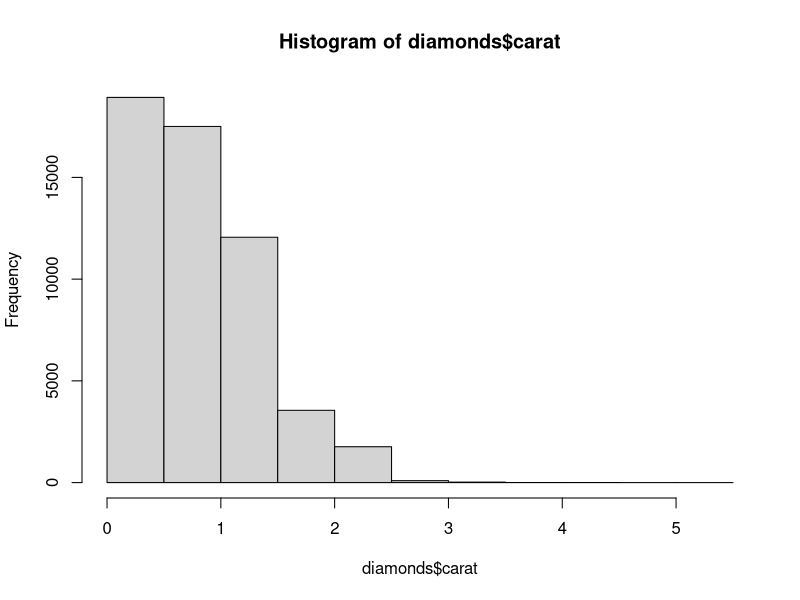
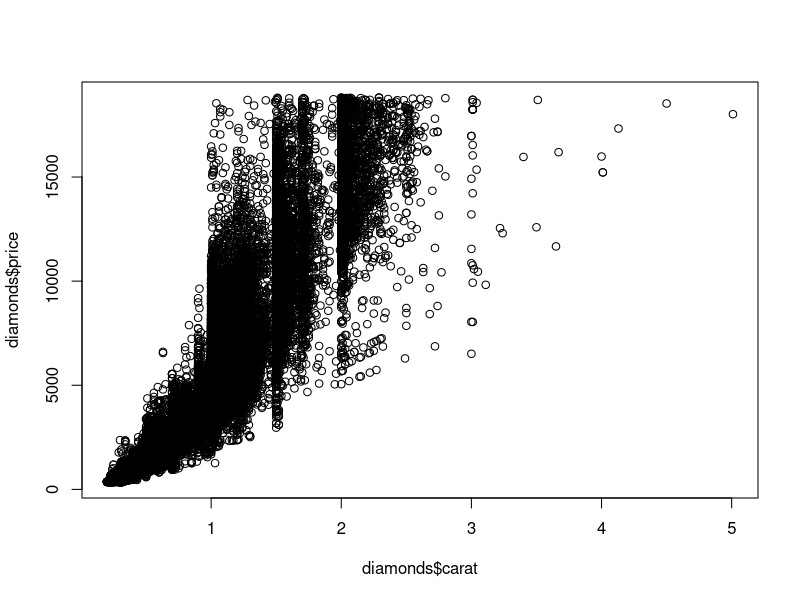

These figures' R source, in order:
library(tidyverse)

x <- c("one", "two", "three", "four", "five")
x[c(3, 2, 5)]

x[c(-1, -3, -5)]

x <- c(10, 3, NA, 5, 8, 1, NA)
x[!is.na(x)]
x[x %% 2 == 0]

x <- c(abc = 1, def = 2, xyz = 5)
x[c("xyz", "def")]

x[]

df <- tibble(
  x = 1:3, 
  y = c("a", "e", "f"), 
  z = runif(3)
)
df[1, 2]
df[, c("x" , "y")]
df[df$x > 1, ]

tb <- tibble(
  x = 1:4,
  y = c(10, 4, 1, 21)
)
tb[[1]]
tb[["x"]]
tb$x

tb$z <- tb$x + tb$y
tb

max(diamonds$carat)
diamonds |> pull(carat) |> max()

levels(diamonds$cut)
diamonds |> pull(cut) |> levels()

l <- list(
  a = 1:3, 
  b = "a string", 
  c = pi, 
  d = list(-1, -5)
)
str(l[1:2])
str(l[1])
str(l[4])
str(l[[1]])
str(l[[4]])
str(l$a)


df <- tibble(a = 1, b = 2, c = "a", d = "b", e = 4)
num_cols <- sapply(df, is.numeric)
num_cols
df[, num_cols] <- lapply(df[, num_cols, drop = FALSE], \(x) x * 2)
df
vapply(df, is.numeric, logical(1))

diamonds |> 
  group_by(cut) |> 
  summarize(price = mean(price))

tapply(diamonds$price, diamonds$cut, mean)

hist(diamonds$carat)
plot(diamonds$carat, diamonds$price)
